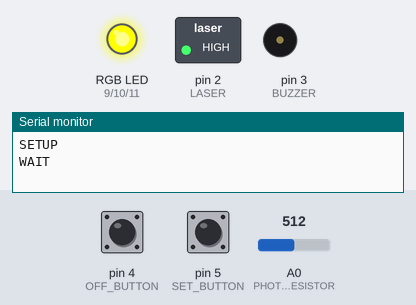
The sketch below on a simulated Arduino Uno, built with avr-gcc and run on an emulated ATmega328P. Shown: switched loads named in the sketch (green lamp = pin HIGH), an RGB LED mixed from three pins (HIGH = lit), buzzer (waves = sounding, pin HIGH), the last lines printed to the serial monitor. Dashed ring = blinking. The test bench sets the inputs (shaded band); at power-on: pin 5 (SET_BUTTON) LOW, A0 (PHOTORESISTOR) = 512, pin 4 (OFF_BUTTON) LOW. Dim RGB values are drawn brighter than linear.

Above: at 0.8 s.
0.9 s: pin 5 (SET_BUTTON) pulled HIGH for 0.15 s
At 2.1 s:
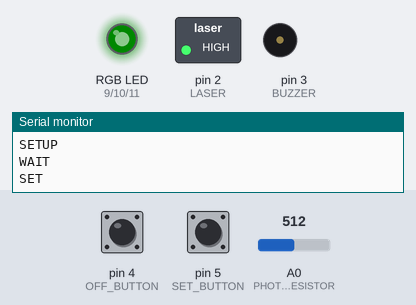
2.6 s: A0 (PHOTORESISTOR) set to 470
4.1 s: A0 (PHOTORESISTOR) set to 447
At 4.5 s:
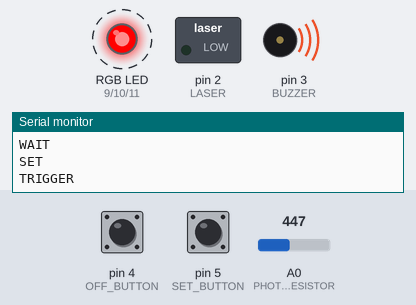
7.1 s: pin 5 (SET_BUTTON) pulled HIGH for 1 s
At 8.0 s:
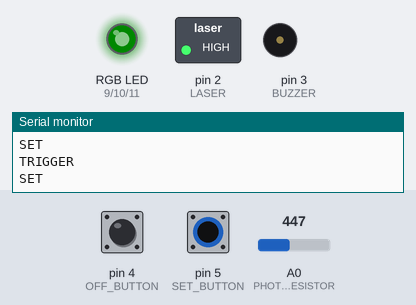
9.6 s: pin 4 (OFF_BUTTON) pulled HIGH for 0.15 s
At 10.2 s:
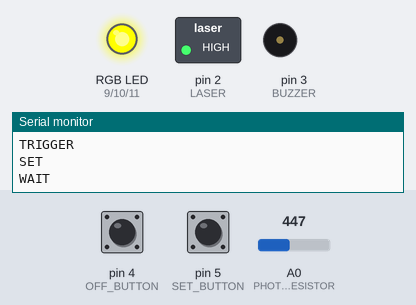
11.2 s: pin 5 (SET_BUTTON) pulled HIGH for 0.15 s
At 12.3 s:
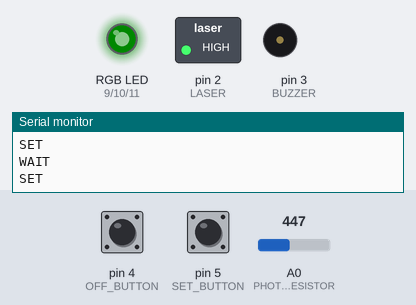
Timing chart, 0 to 13.9 s (numbered marks = the images above; inputs shaded):
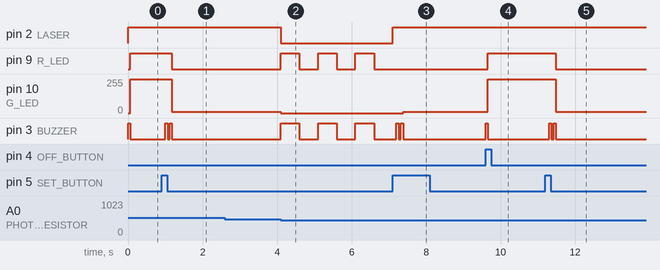

Measured:
- the behaviour switches between 462 and 461 on A0 (PHOTORESISTOR) (found by bisection; images 1 and 2)
- after the input at 0.9 s, pin 9 (R_LED): HIGH → LOW after 0.28 s; pin 10 (G_LED): 255/255 → 10/255 after 0.28 s; pin 3 (BUZZER): alternates HIGH for 0.06 s and LOW for 0.06 s, 4 changes in all, then stays LOW, starting after 0.10 s
- after the input at 2.6 s, every drawn part: stays the same
- after the input at 4.1 s, pin 2 (LASER): HIGH → LOW at once; pin 9 (R_LED), pin 3 (BUZZER): alternates HIGH for 0.50 s and LOW for 0.50 s, starting at once; pin 10 (G_LED): 10/255 → 0/255 at once
- after the input at 7.1 s, pin 2 (LASER): LOW → HIGH at once; pin 9 (R_LED): stops changing and stays LOW; pin 10 (G_LED): 0/255 → 10/255 after 0.28 s; pin 3 (BUZZER): alternates HIGH for 0.06 s and LOW for 0.06 s, 4 changes in all, then stays LOW, starting after 0.10 s
- after the input at 9.6 s, pin 9 (R_LED): LOW → HIGH after 0.06 s; pin 10 (G_LED): 10/255 → 255/255 after 0.06 s; pin 3 (BUZZER): LOW → HIGH at once, → LOW 0.06 s later
- after the input at 11.2 s, pin 9 (R_LED): HIGH → LOW after 0.28 s; pin 10 (G_LED): 255/255 → 10/255 after 0.28 s; pin 3 (BUZZER): alternates HIGH for 0.06 s and LOW for 0.06 s, 4 changes in all, then stays LOW, starting after 0.10 s

The sketch:

tripwire.ino
```cpp
const int PHOTORESISTOR = A0;
const int R_LED = 9;
const int G_LED = 10;
const int B_LED = 11;
const int LASER = 2;
const int BUZZER = 3;
const int OFF_BUTTON = 4;
const int SET_BUTTON = 5;
bool ON = false;
int lightThreshold = 0;

void setRGB(int red, int green, int blue){
  analogWrite(R_LED, red);
  analogWrite(G_LED, green);
  analogWrite(B_LED, blue);
}

void wait(){
  Serial.println("WAIT");
  // Turn off laser and detection
  digitalWrite(BUZZER, HIGH);
  delay(60);
  digitalWrite(BUZZER, LOW);
  ON = false;
  setRGB(255,255,0);

  // Wait for SET button to be pressed
  while(!ON){
    if(digitalRead(SET_BUTTON) == HIGH){
      ON = true;
      }
    }

  // Turn back on
  delay(100);
  set();
}

void set(){
  Serial.println("SET");
  digitalWrite(BUZZER, HIGH);
  delay(60);
  digitalWrite(BUZZER, LOW);
  delay(60);
  digitalWrite(BUZZER, HIGH);
  delay(60);
  digitalWrite(BUZZER, LOW);
  lightThreshold = analogRead(PHOTORESISTOR)-50;
  setRGB(0,10,0);
  while(digitalRead(SET_BUTTON) == HIGH);
}

void trigger(){
  Serial.println("TRIGGER");
  ON = false;
  setRGB(255,0,0);
  digitalWrite(BUZZER, HIGH);
  bool led_on = true;
  unsigned long currTime = millis();
  unsigned long prevTime = millis();
  digitalWrite(LASER, LOW);
  while (!ON){
    if (digitalRead(SET_BUTTON) == HIGH) ON = true;
    currTime = millis();
    if (currTime-prevTime > 500){
      prevTime = currTime;
      if(led_on){
        setRGB(0,0,0);
        led_on = false;
        digitalWrite(BUZZER, LOW);
      } else {
        setRGB(255,0,0);
        led_on = true;
        digitalWrite(BUZZER, HIGH);
      }
    }
  }
  digitalWrite(LASER, HIGH);
  digitalWrite(BUZZER, LOW);
  delay(100);
  set();
}

void setup() {
  // put your setup code here, to run once:
  Serial.begin(9600);
  pinMode(PHOTORESISTOR, INPUT);
  pinMode(R_LED, OUTPUT);
  pinMode(G_LED, OUTPUT);
  pinMode(B_LED, OUTPUT);
  pinMode(LASER, OUTPUT);
  pinMode(BUZZER, OUTPUT);
  pinMode(OFF_BUTTON, INPUT);
  pinMode(SET_BUTTON, INPUT);
  Serial.println("SETUP");
  digitalWrite(LASER, HIGH);
  wait();
}

void loop() {
  // Check if laser is cut off
  if (analogRead(PHOTORESISTOR) < lightThreshold){
    trigger();
  }
  else if (digitalRead(SET_BUTTON) == HIGH){
    set();
  }
  else if (digitalRead(OFF_BUTTON) == HIGH){
    wait();
  }
}
```
